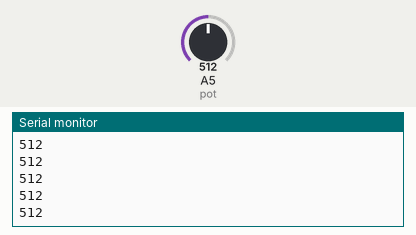
Simulated run of this sketch. Board: Arduino Uno, built with avr-gcc and run on an emulated ATmega328P. Parts: the last lines printed to the serial monitor. The test bench sets the inputs (shaded band); at power-on: A5 (pot) = 512.

Above: at 1.2 s.
1.3 s: A5 (pot) set to 716
At 1.31 s:
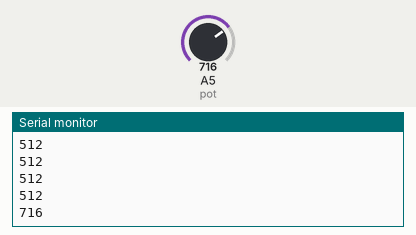
2.8 s: A5 (pot) set to 900
At 2.81 s:
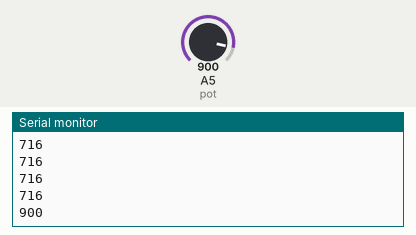
Timing chart, 0 to 5.8 s (numbered marks = the images above; inputs shaded):
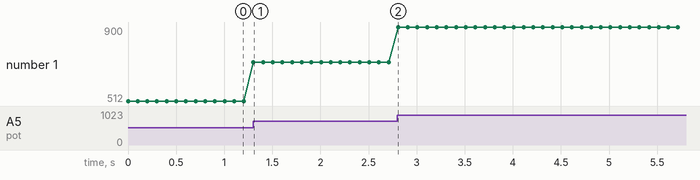

The sketch:

Curso_de_Arduino__16_-_Fun__o_CONSTRAIN.ino
```cpp
#define pot A5
int val;

void setup() {
    pinMode(pot,INPUT);
    Serial.begin(9600);
}

void loop() {
   val=analogRead(pot);
   Serial.println(constrain(val,0,1000));
   delay(100);
}
```

Measured:
- after the input at 1.3 s, the serial monitor: prints a new line at once (image 1)
- after the input at 2.8 s, the serial monitor: prints a new line at once (image 2)
- plotted number 1: 512 → 716 after the input at 1.3 s, 716 → 900 after the input at 2.8 s
